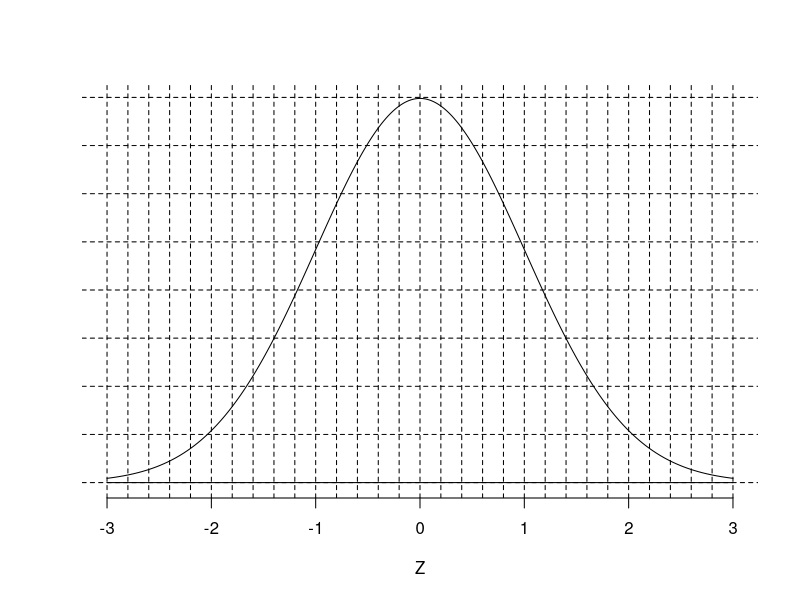
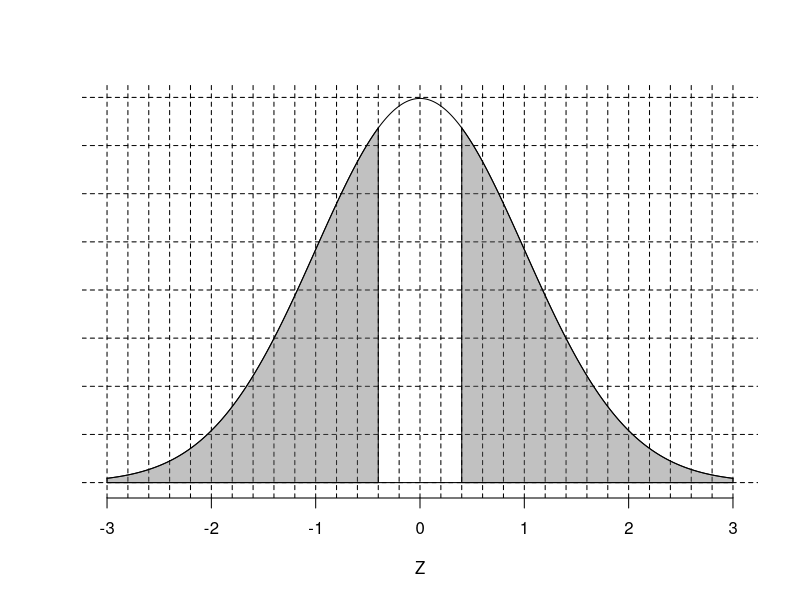

Recreate these plots in R, in order.
## ---- chunk 1
zs = (-3*5):(3*5)/5
ys = 0:8*0.05
z = sample(1:(2*5)/5,1)
## ---- chunk 2
plot(0,0,type="n",ann=F,axes=F,xlim=c(-3,3),ylim=c(0,0.4))
abline(h = ys,lty=2)
abline(v=zs,lty=2)
lines((-300:300)/100,dnorm((-300:300)/100))
axis(1,at=(-3):(3))
mtext("Z",side=1,line = 3)
lines(c(-3,3),c(0,0))
## ---- chunk 3
plot(0,0,type="n",ann=F,axes=F,xlim=c(-3,3),ylim=c(0,0.4))
abline(h = ys,lty=2)
abline(v=zs,lty=2)
xs = (-300:300)/100
dn = dnorm(xs)
lines(xs,dn)
lines(c(-3,3),c(0,0))
polygon(c(xs[xs<=-z],-z,-3),c(dn[xs<=-z],0,0),col = rgb(0.4,0.4,0.4,0.4))
polygon(c(xs[xs>=z],3,z),c(dn[xs>=z],0,0),col = rgb(0.4,0.4,0.4,0.4))
axis(1,at=(-3):(3))
mtext("Z",side=1,line = 3)
